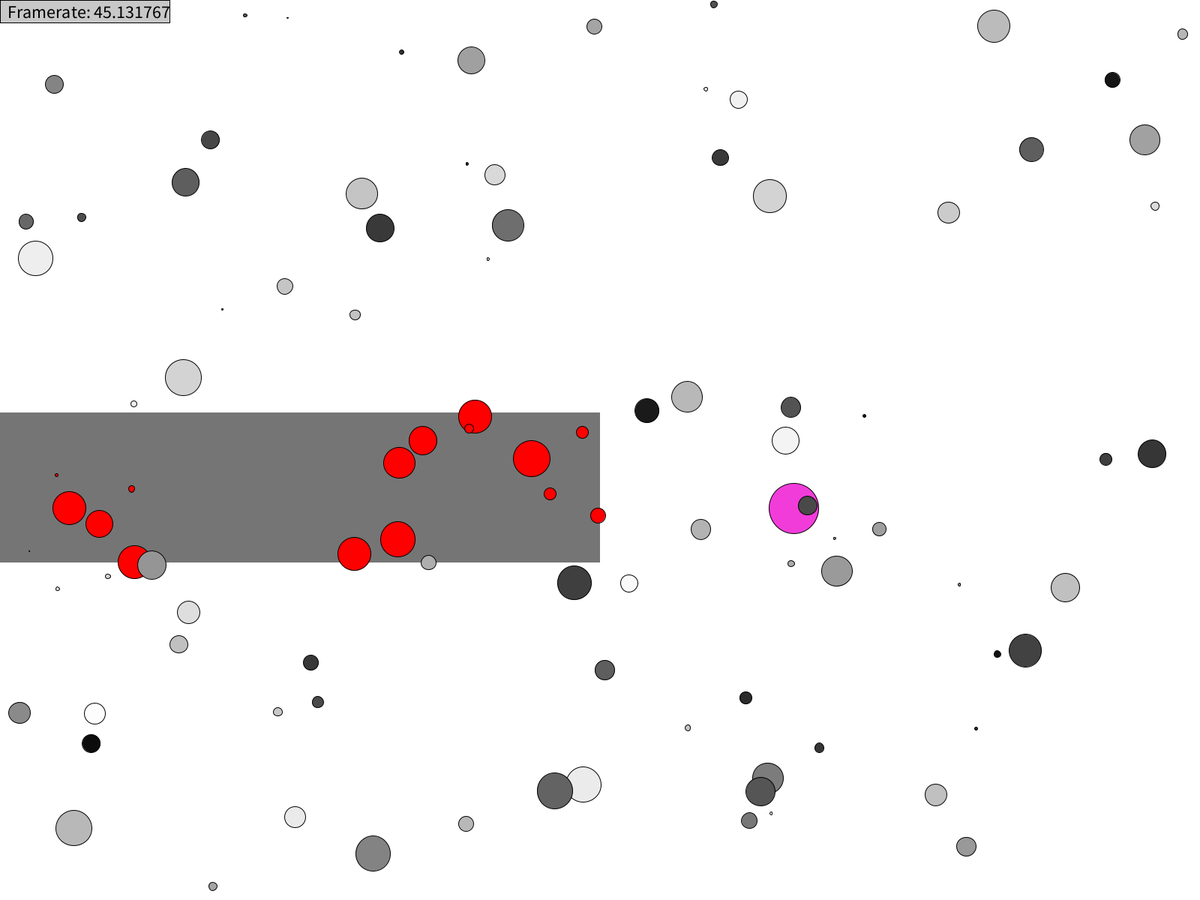
Frame 1 (no input)
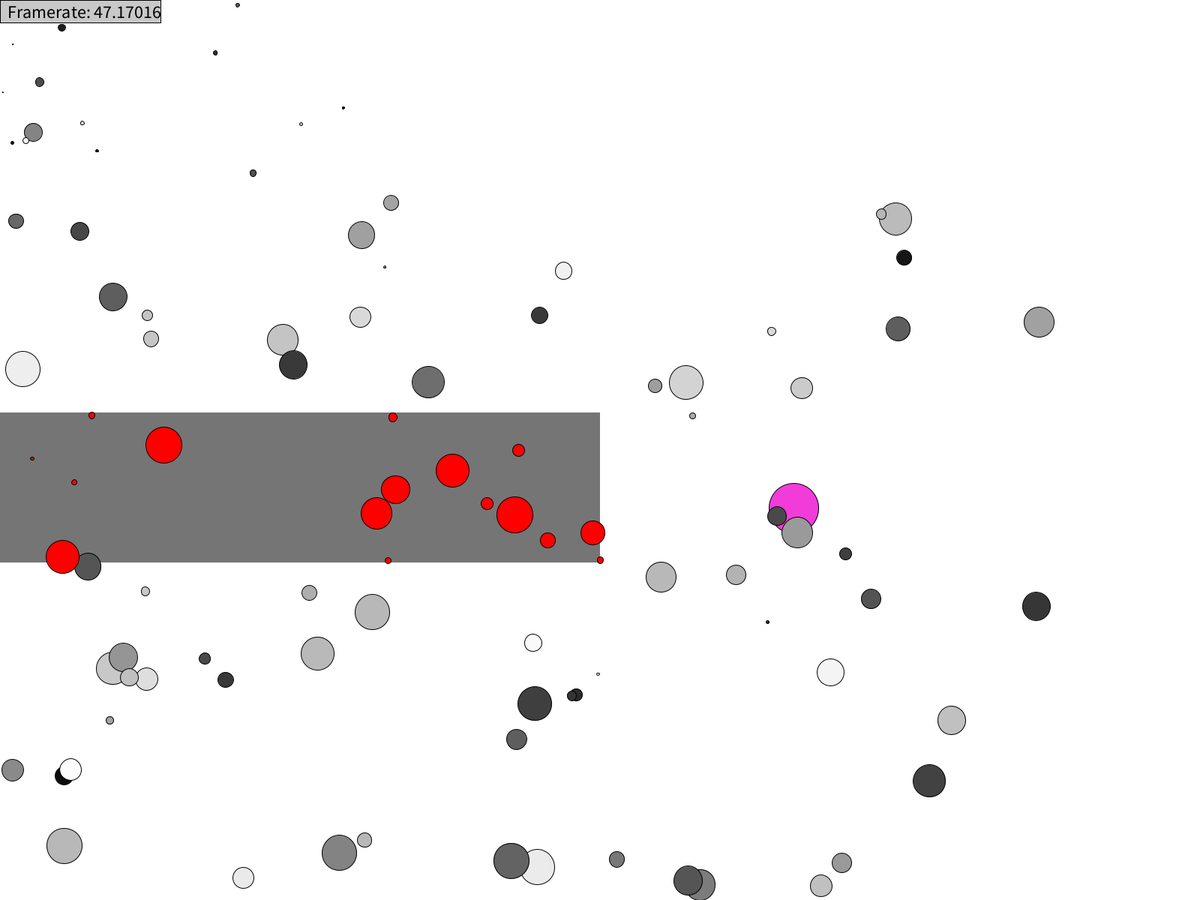
Frame 60 (the mouse pressed at the canvas centre just before this capture)
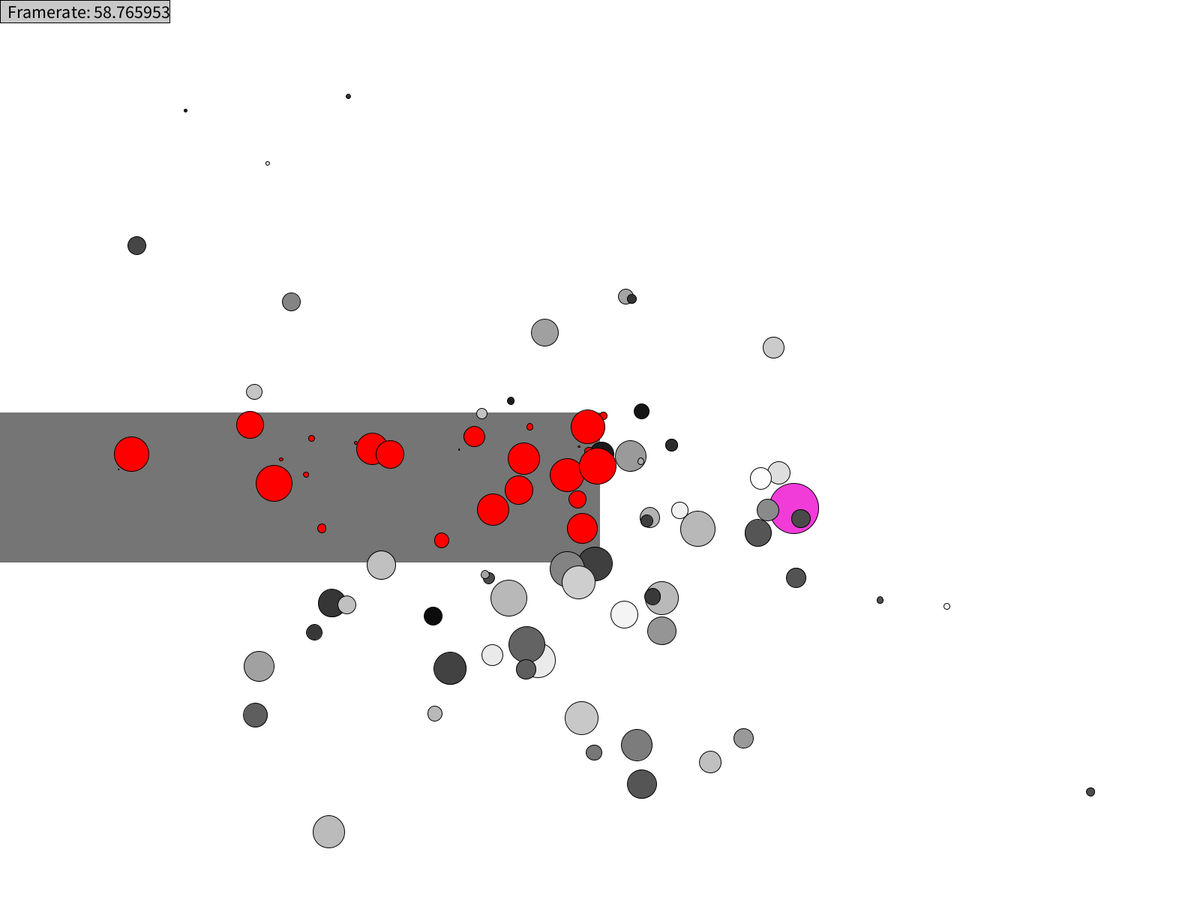
Frame 120 (the mouse held since frame 60 and released just before this capture)

The Processing sketch that drew these frames (run headless with seeded random() and noise(); from frame 60 on, the mouse is pressed at the canvas centre):

// Processing sketch: NofC_balls_gravity
// ── NofC_balls_gravity.pde
Balls balls;
Liquid liquid;
Attractor attractor;
float viscosity = 1;
float charge = 1000;
int n_balls = 100;
float r = 20;
boolean background = true;
boolean paused = false;


void setup()
{
  fullScreen();
  background(255);
  
  liquid = new Liquid(-width, height/2-50, 3*width/2, 200, viscosity);
  attractor = new Attractor(charge);
  balls = new Balls(n_balls);
  attractor.draw();
  liquid.draw();
  balls.draw();
}

void draw()
{
  if (!paused) 
  {
    if (background) { background(255); }
    balls.update();
    liquid.drag(balls);
    attractor.attract(balls);
    attractor.draw();
    liquid.draw();
    balls.draw();
    displayFrameRate();
  }
}

void keyPressed()
{
  if (key == 'r') { balls.randomize(r); }
  if (key == 'b') { background = !background; }
  if (key == 'p') { paused = !paused; }
  if (key == 's') { setup(); }
}

void displayFrameRate()
{
  String text = "Framerate: " + frameRate;
  fill(200);
  textSize(24);
  rectMode(CORNER);
  rect(0, 0, textWidth(text)+10, 30);
  fill(0);
  text(text, 10, 24);
}
// ── Attractor.pde
class Attractor
{
  float charge;
  PVector position;
  color fillColor;
  
  Attractor(float charge)
  {
    this.position = new PVector(width/2 + random(width/4), height/2 + random(height/4));
    this.charge = charge;
    this.fillColor = color(random(255), random(255), random(255));
  }
  
  PVector position()
  {
    return this.position;
  }
  
  float charge()
  {
    return this.charge;
  }
  
  void draw()
  {
    fill(this.fillColor); 
    ellipse(position.x, position.y, this.size(), this.size());
  }
  
  void attract(Balls balls)
  {
    balls.feelAttractionTo(this);
  }
  
  float size()
  {
    return this.charge/15;
  }
  
}
// ── Liquid.pde
class Liquid
{
  PVector position;
  PVector size;
  float viscosity;
 
  Liquid(float x, float y, float w, float h, float v)
  {
    position = new PVector(x, y);
    size = new PVector(w, h);
    viscosity = v;
  }
  
  void draw()
  {
    noStroke();
    fill(20, 150);
    rect(position.x, position.y, size.x, size.y);
  }
  
  void drag(Balls balls)
  {
    balls.feelDrag(this);
  }
}
// ── Mover.pde
class BouncingBall
{
  PVector position;
  PVector velocity;
  PVector acceleration;
  float size;
  float mass;
  color fillColor;
  boolean in_liquid = false;
  
  BouncingBall()
  {
    this.size = random(50);
    this.mass = this.size*5;
    this.position = new PVector(random(size/2, width-size/2), random(size/2, height-size/2));
    this.velocity = new PVector(0, 0);//PVector.random2D().setMag(random(3));
    this.acceleration = new PVector(0, 0);
    this.fillColor = color(random(255));
  }
  
  void applyForce(PVector force)
  {
    PVector effect = PVector.div(force, mass);
    acceleration.add(effect);
  }
  
  void update()
  {
    // Towards the mouse
    PVector mouse = new PVector(mouseX, mouseY);
    PVector mouse_force = PVector.sub(mouse, position);
    mouse_force.setMag(7);
    if (mousePressed)
      { mouse_force.setMag(50); }
    // Wind force
    PVector wind_force = new PVector(-noise(0.05*(frameCount+size)), 0);
    // Gravity
    PVector gravity_force = new PVector(0, 0.07*mass); 
    
    // Apply forces and move
    acceleration.setMag(0);
    this.applyForce(mouse_force);
    this.applyForce(wind_force);
    this.applyForce(gravity_force);
    
    this.move();
  }
  
  void move()
  {
    velocity.add(acceleration);
    position.add(velocity);
    bounce();
    //wrapAround();
  }
  
  void bounce()
  {
    if( position.x < 0 + size/2 ) 
      { position.x=0+size/2; velocity.x = -velocity.x; }
    if( position.x > width - size/2 ) 
      { position.x=width-size/2; velocity.x = -velocity.x; }
    
    if( position.y < 0 + size/2 ) 
      { position.y=0+size/2; velocity.y = -velocity.y; }
    if( position.y > height - size/2 ) 
      { position.y=height-size/2; velocity.y = -velocity.y; }
  }
  
  void wrapAround()
  {
    if( position.x + size/2 < 0 ) 
      { position.x=width+size/2; }
    if( position.x > width + size/2 ) 
      { position.x=-size/2; }
    
    if( position.y + size/2 < 0 ) 
      { position.y=height+size/2; }
    if( position.y > height + size/2 ) 
      { position.y=-size/2; }
  }
  
  void draw()
  {
    stroke(0);
    ellipseMode(CENTER);
    fill(this.fillColor);
    if (this.in_liquid)
      { fill(255, 0, 0); }
    ellipse(position.x, position.y, size, size);
  }
  
  void randomize(float r)
  {
    velocity = PVector.random2D();
    //velocity.setMag(0.25);
    //size = random(200);
  }
  
  boolean isInside(Liquid liquid)
  {
    // Test horizontal axis
    boolean is_inside = (liquid.position.x < this.position.x) &&
                        (liquid.position.x + liquid.size.x > this.position.x);
     
    // Test vertical axis
    is_inside = is_inside &&
                (liquid.position.y < this.position.y) &&
                (liquid.position.y + liquid.size.y > this.position.y);
                
    this.in_liquid = is_inside;
    
    return is_inside;
  }
  
  void feelDrag(Liquid liquid)
  {
    if(this.isInside(liquid))
    {
      float speed = velocity.mag();
      float drag = this.size * speed * speed * liquid.viscosity;
      PVector dragForce = PVector.mult(velocity,-1);
      dragForce.setMag(drag);
      
      acceleration.set(0,0);
      this.applyForce(dragForce);
      velocity.add(acceleration);
      //velocity.limit(speed);
      velocity.limit(2*this.mass/(liquid.viscosity*this.size));
      position.add(velocity);
    }
  }
  
  void feelAttractionTo(Attractor attractor)
  {
    PVector attraction = attractionTo(attractor);
    acceleration.set(0,0);
    this.applyForce(attraction);
    velocity.add(acceleration);
    position.add(velocity);
  }
    
  PVector attractionTo(Attractor a)
  {
    PVector separation = (PVector.sub(a.position(), this.position));
    float distance = separation.mag();
    constrain(distance, 5, a.size()*100);
    PVector attraction = separation;
    attraction.setMag(this.mass * a.charge() / (distance*distance));
    attraction.limit(100);
    return attraction;
  }
}
// ── Movers.pde
class Balls
{
  int n_balls;
  BouncingBall[] balls;
  
  Balls(int n_balls)
  {
    this.n_balls = n_balls;
    
    balls = new BouncingBall[n_balls];
    for(int i=0; i<n_balls; i++)
      { balls[i] = new BouncingBall(); }  
  }
  
  void update()
  {
    for(int i=0; i<n_balls; i++)
      { balls[i].update(); }
  }
  
  void draw()
  {
    for(int i=0; i<n_balls; i++)
      { balls[i].draw(); }
  }
  
  void move()
  {
    for(int i=0; i<n_balls; i++)
      { balls[i].move(); }
  }
  
  void randomize(float r)
  {
    for(int i=0; i<n_balls; i++)
      { balls[i].randomize(r); }
  }
  
  void feelDrag(Liquid liquid)
  {
    for (int i=0; i<n_balls; i++)
    {
      balls[i].feelDrag(liquid);
    }
  }
  
  void feelAttractionTo(Attractor attractor)
  {
    for (int i=0; i<n_balls; i++)
    {
      balls[i].feelAttractionTo(attractor);
    }
  }
}
